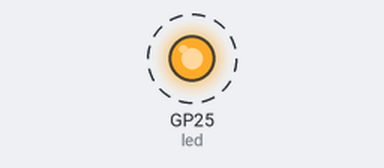
Recording of a program running on a simulated Raspberry Pi Pico running MicroPython. On the bench: output pins drawn as LEDs (lit = HIGH). Dashed ring = blinking. At 6.0 s the program stops and its outputs stay as they are.

Above: at 0.5 s.
Timing chart, 0 to 4.6 s (numbered marks = the images above):
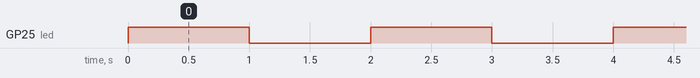

The program:

led_blinking_built-in.py
```python
#The on-board LED on Raspberry Pi Pico W
from machine import Pin
import utime

led = Pin('LED', Pin.OUT)
t_d = 1 #点滅時間の設定

for i in range(3):
    led.on() # LED on
    # t_ d [s] holding
    utime.sleep(t_d) # hold time[s]

    led.off() # LED off
    utime.sleep(t_d) # hold time[s]
```

Measured:
- by itself, GP25 (led): alternates HIGH for 1.0 s and LOW for 1.0 s, 6 changes in all, then stays LOW
